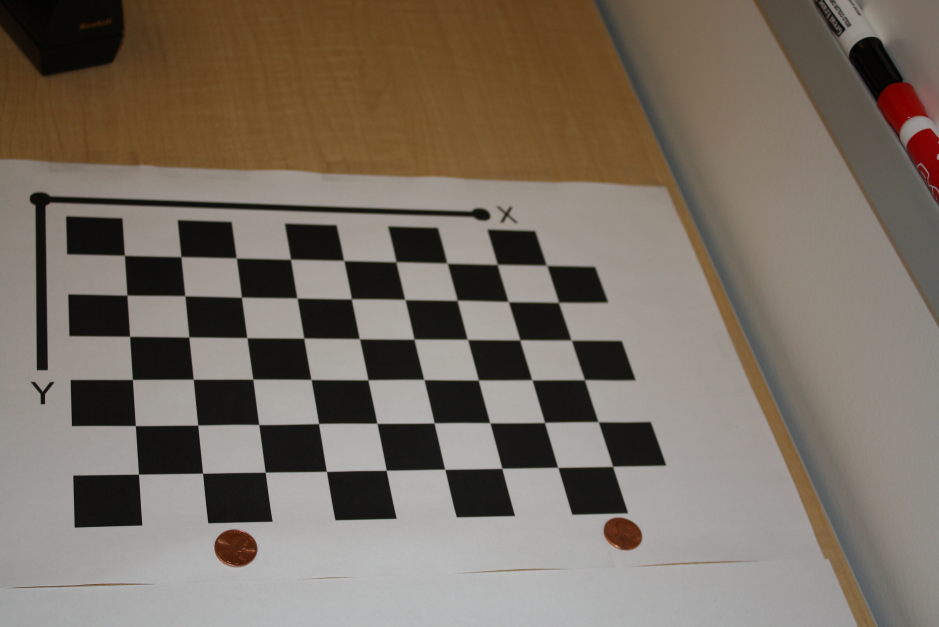
#> input picture 03/img/image_calib_1.jpg, 2816 x 1880 px (shown at 1/3 size); its folder holds only this picture in this run
$ jupyter execute --allow-errors T7_Calibration_Rectification.ipynb
#> lines starting #> are read from the running program, lines starting #| are printed output that depends on the picture; long printed decimals are rounded
[cell 1]
import matplotlib.pyplot as plt
import numpy as np
import scipy.io as sio
import scipy.linalg as la
import skimage.io as io
import cv2

np.set_printoptions(floatmode="fixed", suppress=True, precision=2)

# Camera parameters calibration

## Load images

The pattern is $9 \times 6$ corners, with each square measuring $29 \times 29$ mm.

[cell 2]
images = []
#> (the rest of this cell did not finish here and is left out)

## Detect the patterns in all images

[cell 3]
PATTERN = (9, 6)
#> PATTERN = (9, 6)
SQ_SIZE = 0.029 # 29mm

# generate pattern as 3D points
objp = np.zeros((PATTERN[0]*PATTERN[1], 3), np.float32)
objp[:,:2] = SQ_SIZE * np.mgrid[0:PATTERN[0],0:PATTERN[1]].T.reshape(-1,2)

img_points = []
obj_points  = []
# criteria for corner detection refinement
criteria = (cv2.TERM_CRITERIA_EPS + cv2.TERM_CRITERIA_MAX_ITER, 30, 0.001)

for img in images:
    gray = cv2.cvtColor(img, cv2.COLOR_RGB2GRAY)
    ret, corners = cv2.findChessboardCorners(gray, PATTERN, None)
    if ret: #successful detection
        corners = cv2.cornerSubPix(gray, corners, (11, 11), (-1, -1), criteria) # refine detections (optional)
        img_points.append(corners)
        obj_points.append(objp)
#> this loop made 1 pass
#> ret on pass 1: True
#> pass 1, `gray = cv2.cvtColor(img, cv2.COLOR_RGB2GRAY)`:
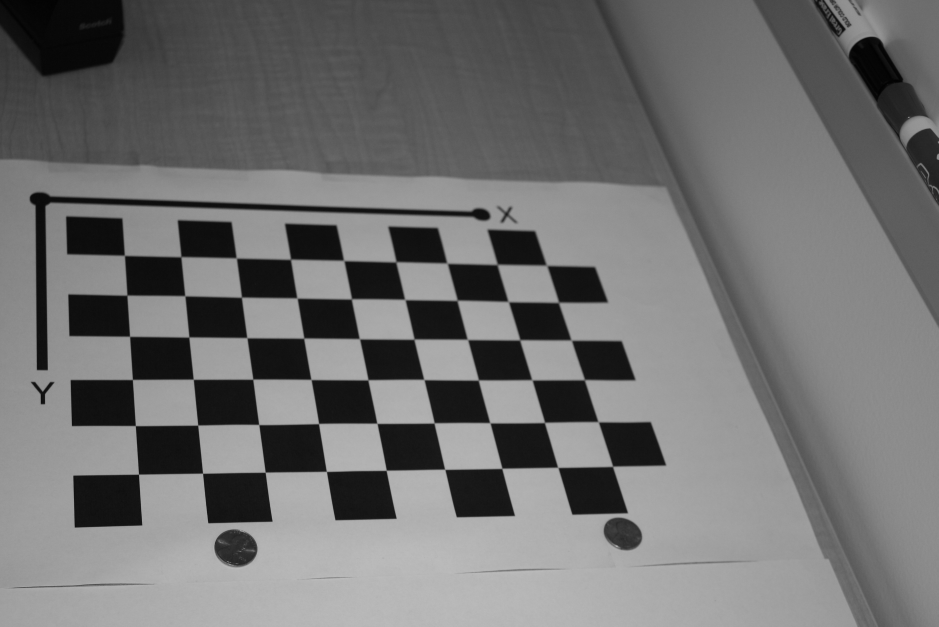
#> gray: shape (1880, 2816) (shown at 1/3 size); min 1, max 218, mean 112.6
#> after the loop, img_points = 1 item; obj_points = 1 item

The image of an 3D point $X \in \mathbb{R}^3$ is given by $x = H_i X$, where for each image, $H_i$ is the projection matrix.

Every projection matrix can be decomposed into a $3 \times 3$ upper-triangular "intrinsic" matrix $K$ and a $3 \times 4$ "extrinsic" matrix $[R | t]$, corresponding to an rotation ($R$ is orthogonal) and a translation vector.

Since the camera is the same for all images, then there is a single $K$, but an $[R_i | t_i]$ for each image.

Given the correspondences, we solve an optimization problem to minimize the distance between the observed $x$ and the projections $H_i X$.

[cell 4]
ret, K, dist, R, T = cv2.calibrateCamera(obj_points, img_points, gray.shape[::-1], None, None)
#> ret = 0.942; K = [[4612.6, 0, 1442.7], [0, 4635.5, 1018.1], [0, 0, 1]]; dist = [[0.2, -5.58, -0.000712, 0.00542, 50.4]]; R = ([-0.765, -0.287, -0.107],); T = ([-0.185, -0.043, 0.796],)
print("rmse: ", ret)
#| rmse:  0.9424

[cell 5]
dist
#> Out = [[0.2, -5.58, -0.000712, 0.00542, 50.4]]

[cell 6]
print("image center: ", np.r_[gray.T.shape] / 2)
#| image center:  [1408.00  940.00]

[cell 7]
print(K)
#| [[4612.63    0.00 1442.68]
#|  [   0.00 4635.46 1018.06]
#|  [   0.00    0.00    1.00]]

Lets check that the points are correctly projected:

[cell 8]
idx = 1
#> (the rest of this cell did not finish here and is left out)

# Removing optical distortion

## Understanding distortion types

[cell 9]
def print_pattern(x, y, fx, fy):
    zx = (fx * x) % 1 < 0.5
    zy = (fy * y) % 1 < 0.5
    return np.logical_xor(zx, zy)

x, y = np.meshgrid(np.linspace(-1, 1, 1280), np.linspace(-1, 1, 720))

def distort(x, y, k1=0, k2=0, p1=0, p2=0, k3=0):
    r = np.sqrt(x**2 + y**2)
    radial_factor = (1 + k1*r**2 + k2*r**4 + k3*r**6)
    tx = 2*p1*x*y + p2*(r**2 + 2*x**2)
    ty = 2*p2*x*y + p1*(r**2 + 2*y**2)

    return x*radial_factor + tx, y*radial_factor + ty

x_dist, y_dist = distort(x, y)

plt.imshow(print_pattern(*distort(x, y, k1=0.42, k2=0.45, p2=0.01, k3=-0.25), 2, 2));
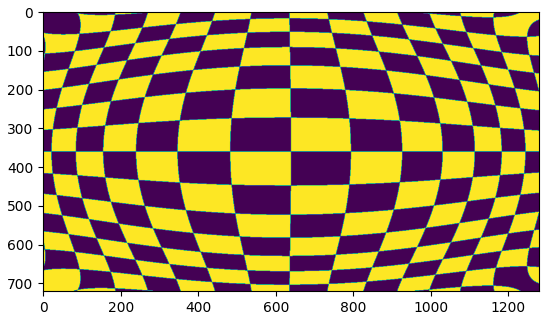
#> figure drawn by matplotlib, 1 panel

## Load Images

[cell 10]
images = []
#> (the rest of this cell did not finish here and is left out)

[cell 11]
PATTERN = (9, 6)
SQ_SIZE = 0.029 # 29mm

# generate pattern as 3D points
objp = np.zeros((PATTERN[0]*PATTERN[1], 3), np.float32)
objp[:,:2] = SQ_SIZE * np.mgrid[0:PATTERN[0],0:PATTERN[1]].T.reshape(-1,2)

img_points = []
obj_points  = []
# criteria for corner detection refinement
criteria = (cv2.TERM_CRITERIA_EPS + cv2.TERM_CRITERIA_MAX_ITER, 30, 0.001)

for img in images:
    gray = cv2.cvtColor(img, cv2.COLOR_RGB2GRAY)
    ret, corners = cv2.findChessboardCorners(gray, PATTERN, None)
    if ret: #successful detection
        corners = cv2.cornerSubPix(gray, corners, (11, 11), (-1, -1), criteria) # refine detections (optional)
        img_points.append(corners)
        obj_points.append(objp)
#> after the loop, img_points = []; obj_points = []

#> (a cell that did not finish here is left out)

[cell 13]
dist
#> Out = [[0.2, -5.58, -0.000712, 0.00542, 50.4]]

[cell 14]
K
#> Out has the same summary as K
